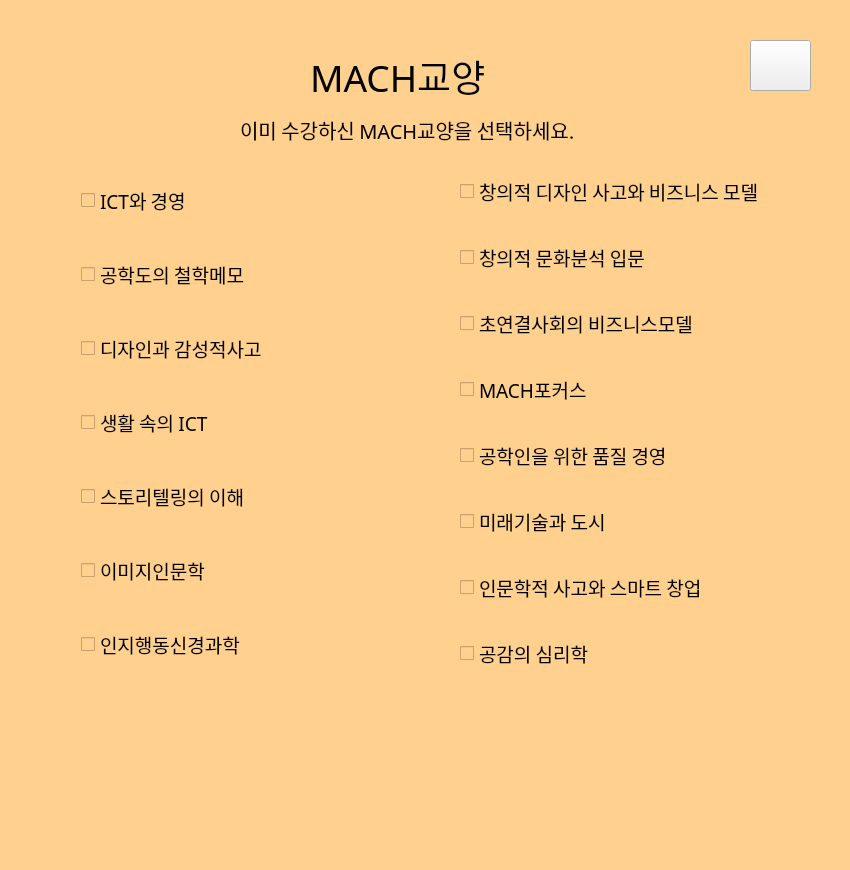
<?xml version="1.0" encoding="UTF-8"?>
<ui version="4.0">
 <class>LiberalMachOption</class>
 <widget class="QMainWindow" name="LiberalMachOption">
  <property name="geometry">
   <rect>
    <x>0</x>
    <y>0</y>
    <width>850</width>
    <height>870</height>
   </rect>
  </property>
  <property name="windowTitle">
   <string>MainWindow</string>
  </property>
  <property name="styleSheet">
   <string notr="true">background-color: transparent;
background-color: rgb(255, 208, 142);</string>
  </property>
  <widget class="QWidget" name="centralwidget">
   <widget class="QWidget" name="layoutWidget">
    <property name="geometry">
     <rect>
      <x>81</x>
      <y>150</y>
      <width>291</width>
      <height>551</height>
     </rect>
    </property>
    <layout class="QVBoxLayout" name="verticalLayout">
     <item>
      <widget class="QCheckBox" name="checkBox_6_0">
       <property name="font">
        <font>
         <family>배달의민족 주아</family>
         <pointsize>14</pointsize>
        </font>
       </property>
       <property name="text">
        <string>ICT와 경영</string>
       </property>
      </widget>
     </item>
     <item>
      <widget class="QCheckBox" name="checkBox_6_1">
       <property name="font">
        <font>
         <family>배달의민족 주아</family>
         <pointsize>14</pointsize>
        </font>
       </property>
       <property name="text">
        <string>공학도의 철학메모</string>
       </property>
      </widget>
     </item>
     <item>
      <widget class="QCheckBox" name="checkBox_6_2">
       <property name="font">
        <font>
         <family>배달의민족 주아</family>
         <pointsize>14</pointsize>
        </font>
       </property>
       <property name="text">
        <string>디자인과 감성적사고</string>
       </property>
      </widget>
     </item>
     <item>
      <widget class="QCheckBox" name="checkBox_6_3">
       <property name="font">
        <font>
         <family>배달의민족 주아</family>
         <pointsize>14</pointsize>
        </font>
       </property>
       <property name="text">
        <string>생활 속의 ICT</string>
       </property>
      </widget>
     </item>
     <item>
      <widget class="QCheckBox" name="checkBox_6_4">
       <property name="font">
        <font>
         <family>배달의민족 주아</family>
         <pointsize>14</pointsize>
        </font>
       </property>
       <property name="text">
        <string>스토리텔링의 이해</string>
       </property>
      </widget>
     </item>
     <item>
      <widget class="QCheckBox" name="checkBox_6_5">
       <property name="font">
        <font>
         <family>배달의민족 주아</family>
         <pointsize>14</pointsize>
        </font>
       </property>
       <property name="text">
        <string>이미지인문학</string>
       </property>
      </widget>
     </item>
     <item>
      <widget class="QCheckBox" name="checkBox_6_6">
       <property name="font">
        <font>
         <family>배달의민족 주아</family>
         <pointsize>14</pointsize>
        </font>
       </property>
       <property name="text">
        <string>인지행동신경과학</string>
       </property>
      </widget>
     </item>
    </layout>
   </widget>
   <widget class="QWidget" name="layoutWidget_2">
    <property name="geometry">
     <rect>
      <x>460</x>
      <y>149</y>
      <width>333</width>
      <height>551</height>
     </rect>
    </property>
    <layout class="QVBoxLayout" name="verticalLayout_2">
     <item>
      <widget class="QCheckBox" name="checkBox_6_7">
       <property name="font">
        <font>
         <family>배달의민족 주아</family>
         <pointsize>14</pointsize>
        </font>
       </property>
       <property name="text">
        <string>창의적 디자인 사고와 비즈니스 모델</string>
       </property>
      </widget>
     </item>
     <item>
      <widget class="QCheckBox" name="checkBox_6_8">
       <property name="font">
        <font>
         <family>배달의민족 주아</family>
         <pointsize>14</pointsize>
        </font>
       </property>
       <property name="text">
        <string>창의적 문화분석 입문</string>
       </property>
      </widget>
     </item>
     <item>
      <widget class="QCheckBox" name="checkBox_6_9">
       <property name="font">
        <font>
         <family>배달의민족 주아</family>
         <pointsize>14</pointsize>
        </font>
       </property>
       <property name="text">
        <string>초연결사회의 비즈니스모델</string>
       </property>
      </widget>
     </item>
     <item>
      <widget class="QCheckBox" name="checkBox_6_10">
       <property name="font">
        <font>
         <family>배달의민족 주아</family>
         <pointsize>14</pointsize>
        </font>
       </property>
       <property name="text">
        <string>MACH포커스</string>
       </property>
      </widget>
     </item>
     <item>
      <widget class="QCheckBox" name="checkBox_6_11">
       <property name="font">
        <font>
         <family>배달의민족 주아</family>
         <pointsize>14</pointsize>
        </font>
       </property>
       <property name="text">
        <string>공학인을 위한 품질 경영</string>
       </property>
      </widget>
     </item>
     <item>
      <widget class="QCheckBox" name="checkBox_6_12">
       <property name="font">
        <font>
         <family>배달의민족 주아</family>
         <pointsize>14</pointsize>
        </font>
       </property>
       <property name="text">
        <string>미래기술과 도시</string>
       </property>
      </widget>
     </item>
     <item>
      <widget class="QCheckBox" name="checkBox_6_13">
       <property name="font">
        <font>
         <family>배달의민족 주아</family>
         <pointsize>14</pointsize>
        </font>
       </property>
       <property name="text">
        <string>인문학적 사고와 스마트 창업</string>
       </property>
      </widget>
     </item>
     <item>
      <widget class="QCheckBox" name="checkBox_6_14">
       <property name="font">
        <font>
         <family>배달의민족 주아</family>
         <pointsize>14</pointsize>
        </font>
       </property>
       <property name="text">
        <string>공감의 심리학</string>
       </property>
      </widget>
     </item>
    </layout>
   </widget>
   <widget class="QPushButton" name="pushButton_right_arrow">
    <property name="geometry">
     <rect>
      <x>750</x>
      <y>40</y>
      <width>61</width>
      <height>51</height>
     </rect>
    </property>
    <property name="styleSheet">
     <string notr="true">#pushButton_right_arrow{
background-color: transparent;
border-image: url(:right_arrow3.png);
background: none;
background-repeat: none;
}</string>
    </property>
    <property name="text">
     <string/>
    </property>
   </widget>
   <widget class="QLabel" name="label_main_liberal_ment">
    <property name="geometry">
     <rect>
      <x>240</x>
      <y>109</y>
      <width>741</width>
      <height>41</height>
     </rect>
    </property>
    <property name="font">
     <font>
      <family>배달의민족 주아</family>
      <pointsize>15</pointsize>
     </font>
    </property>
    <property name="styleSheet">
     <string notr="true">background-color:transparent;</string>
    </property>
    <property name="text">
     <string>이미 수강하신 MACH교양을 선택하세요. </string>
    </property>
   </widget>
   <widget class="QLabel" name="label_main_liberal_option_title">
    <property name="geometry">
     <rect>
      <x>310</x>
      <y>50</y>
      <width>211</width>
      <height>51</height>
     </rect>
    </property>
    <property name="font">
     <font>
      <family>배달의민족 주아</family>
      <pointsize>28</pointsize>
      <weight>50</weight>
      <bold>false</bold>
     </font>
    </property>
    <property name="text">
     <string>MACH교양</string>
    </property>
   </widget>
   <widget class="QLabel" name="label_borderline">
    <property name="geometry">
     <rect>
      <x>-19</x>
      <y>-30</y>
      <width>897</width>
      <height>919</height>
     </rect>
    </property>
    <property name="styleSheet">
     <string notr="true">background-color: transparent;</string>
    </property>
    <property name="text">
     <string/>
    </property>
    <property name="pixmap">
     <pixmap resource="menu_logo.qrc">:/borderline.png</pixmap>
    </property>
    <property name="scaledContents">
     <bool>true</bool>
    </property>
   </widget>
   <widget class="QLabel" name="label">
    <property name="geometry">
     <rect>
      <x>680</x>
      <y>620</y>
      <width>121</width>
      <height>191</height>
     </rect>
    </property>
    <property name="styleSheet">
     <string notr="true">background-color: transparent;</string>
    </property>
    <property name="text">
     <string/>
    </property>
    <property name="pixmap">
     <pixmap resource="menu_logo.qrc">:/bear2.png</pixmap>
    </property>
    <property name="scaledContents">
     <bool>true</bool>
    </property>
   </widget>
   <zorder>label_borderline</zorder>
   <zorder>layoutWidget</zorder>
   <zorder>layoutWidget_2</zorder>
   <zorder>pushButton_right_arrow</zorder>
   <zorder>label_main_liberal_ment</zorder>
   <zorder>label_main_liberal_option_title</zorder>
   <zorder>label</zorder>
  </widget>
  <widget class="QMenuBar" name="menubar">
   <property name="geometry">
    <rect>
     <x>0</x>
     <y>0</y>
     <width>850</width>
     <height>26</height>
    </rect>
   </property>
  </widget>
  <widget class="QStatusBar" name="statusbar"/>
 </widget>
 <resources>
  <include location="menu_logo.qrc"/>
 </resources>
 <connections/>
</ui>
